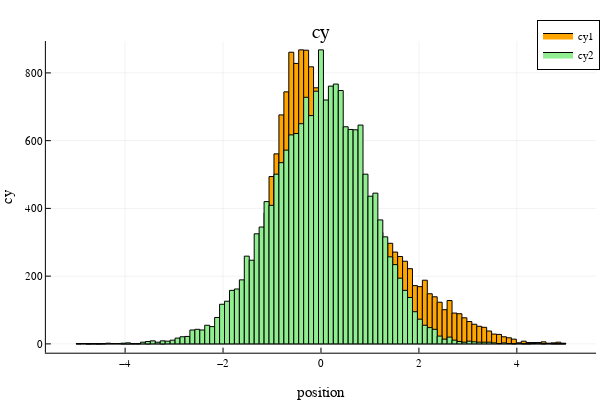

Notebook source saved alongside this figure:
### Code cell
#cy
plotly(size=(600,400));
plot(h4)
